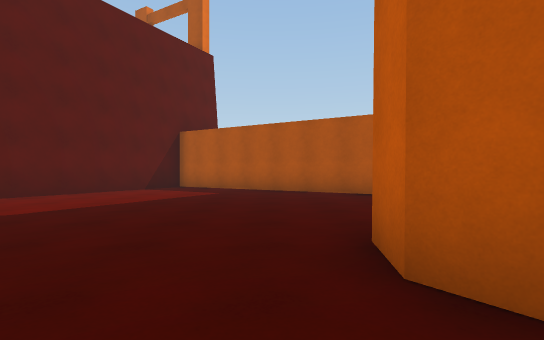
View 1 (above)

15 first-person views from a walk through a scene from a Unity 3-D project. The camera is 1.2 m above the floor, looks level and sees 85° across. The floor is counted in squares, 2 m on a side. Each view is taken from the middle of a square. On the plan, view 1 faces up. The plan holds only what a view shows up to about 9 squares ahead; the rest is blank. The place goes on beyond the plan. The player character is not drawn.

View 2
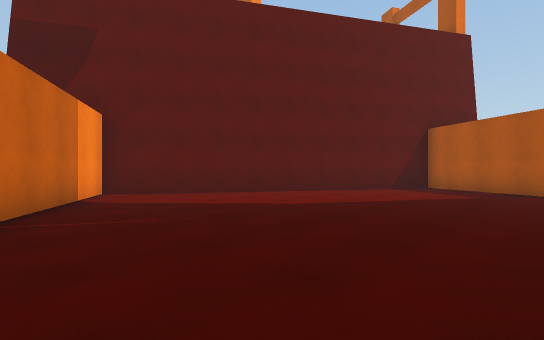

View 3
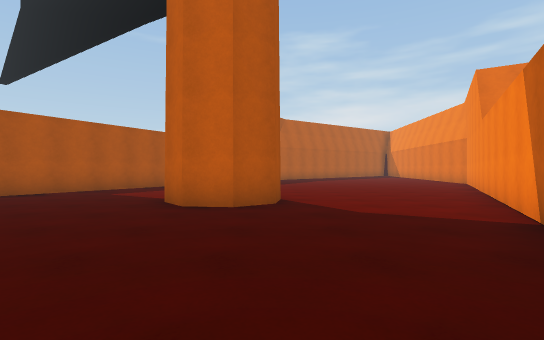

View 4
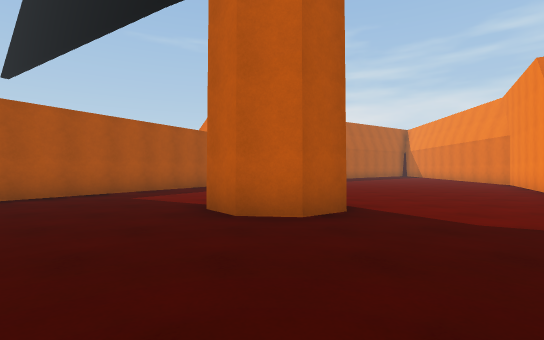

View 5
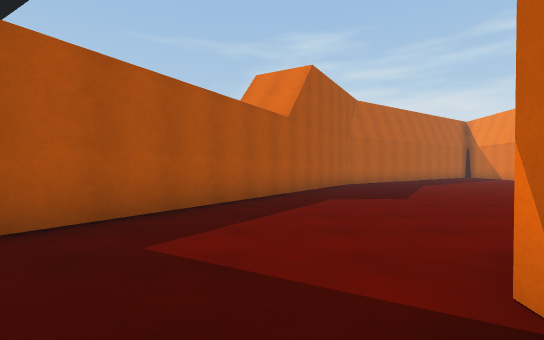

View 6
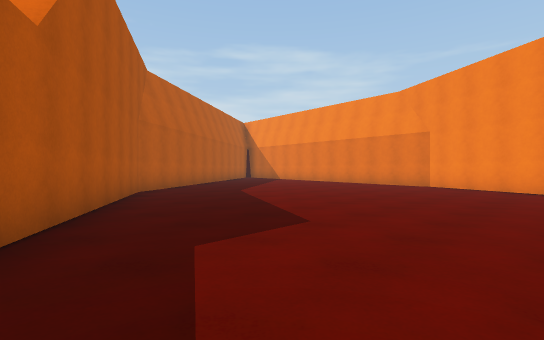

View 7
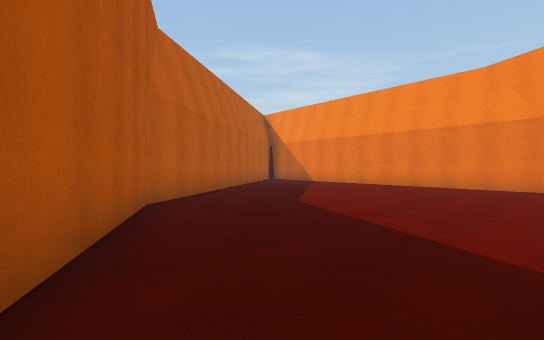

View 8
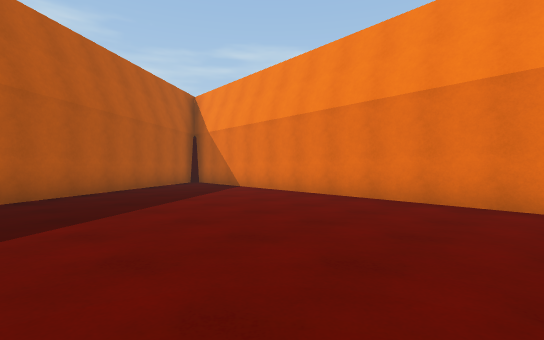

View 9
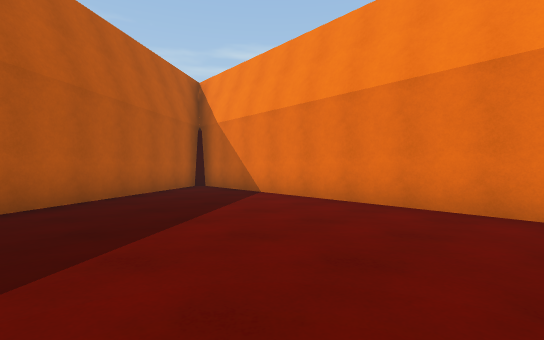

View 10
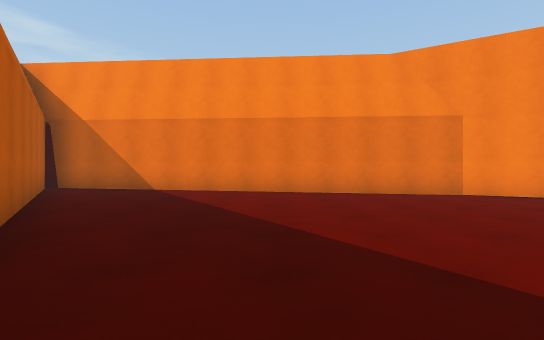

View 11
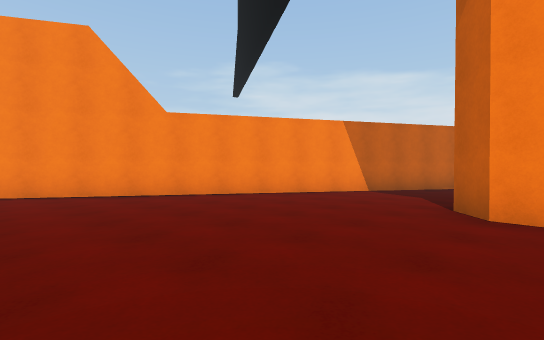

View 12
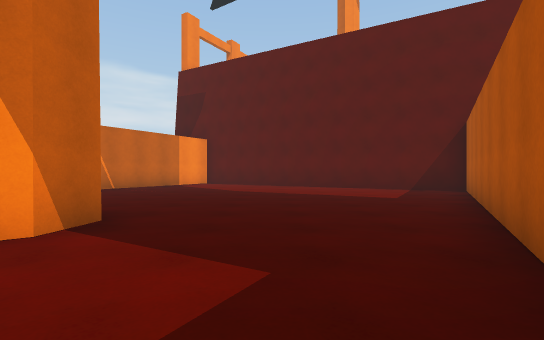

View 13
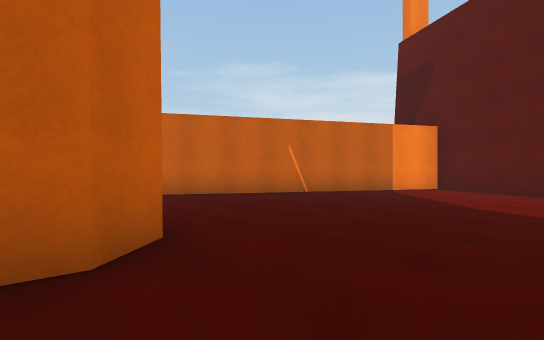

View 14
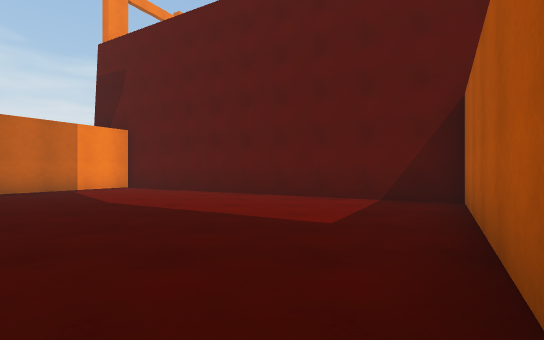

View 15
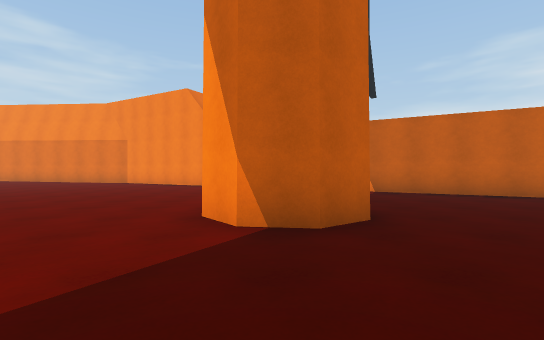

### Floor plan
Key: @ floor where view 1 was taken; # wall or solid block; . main floor; : floor 0.25 m higher than the main floor.
Columns run from 8 left of view 1 to 19 right of it. Each row starts with its distance up from view 1.
 10     ####
  9    ##..###
  8    #.....###
  7   ##.......##
  6  ##.........###
  5  #............###
  4 ##..............##
  3 #................###
  2 #........##........###
  1 ###......##..........##
  0   ###...@.............##
 -1     ###................#
 -2       ##...............##
 -3        ###.............:##
 -4          ###...........::#
 -5            ###........:::##
 -6              ##.......::::##
 -7               ####...::::::#
 -8                  ###########

Positions as (right, up) in squares from view 1, and headings:
1: (0, 0), facing up
2: (0, 0), facing up-left
3: (-4, 1), facing right
4: (-3, 2), facing right
5: (1, 4), facing right
6: (5, 4), facing down-right
7: (8, 3), facing down-right
8: (9, -2), facing down-right
9: (11, -3), facing down-right
10: (13, 0), facing down
11: (7, 2), facing down-left
12: (5, 5), facing left
13: (2, 5), facing down-left
14: (2, 7), facing left
15: (2, 6), facing down
